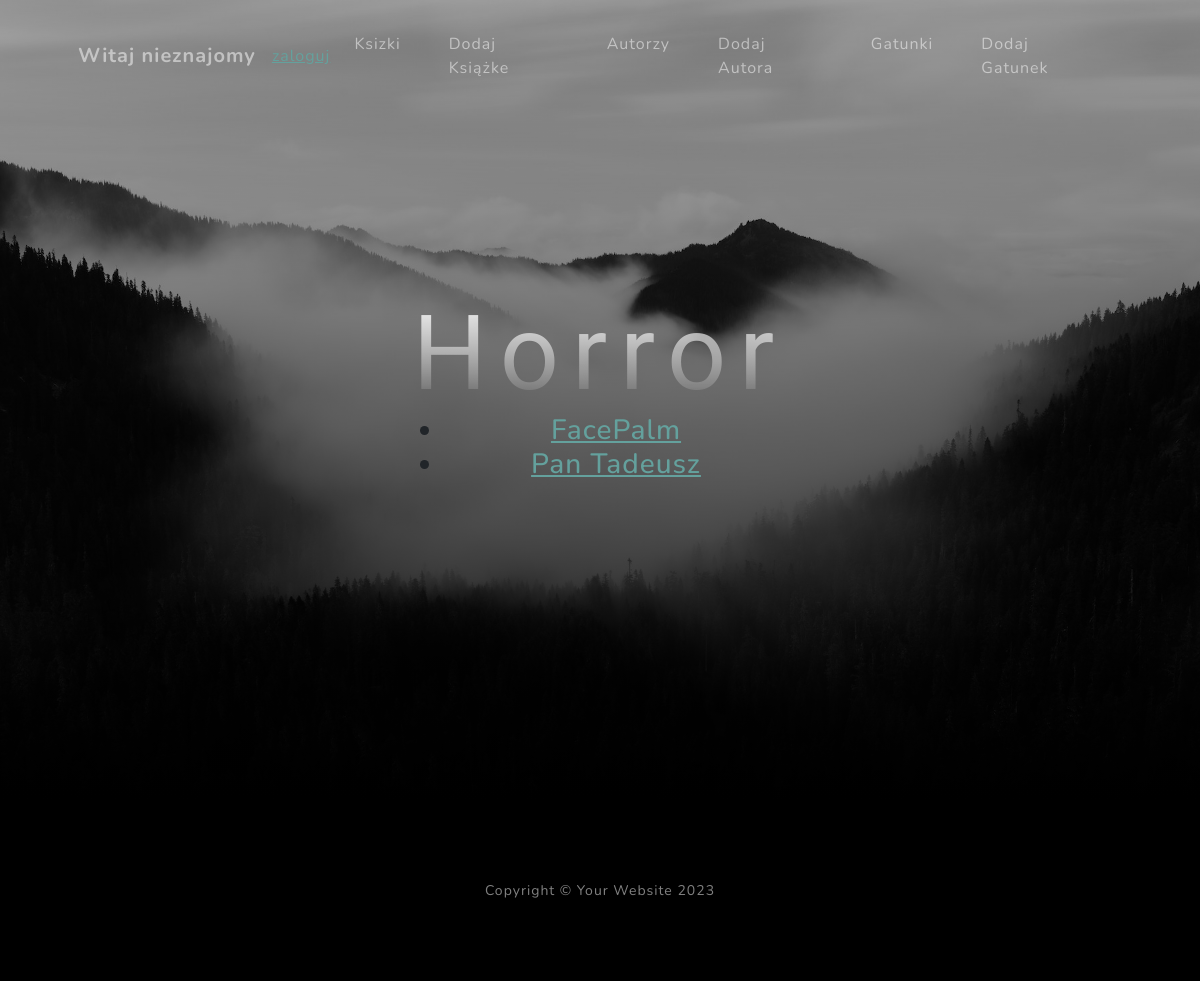
The page /detailGenre/1/ on the database its author committed.
### polka/models.py (models this page shows, shortened)
class Genre(models.Model):
    name = models.CharField(max_length=50)
    def __str__(self):
        return self.name

class Book(models.Model):
    title = models.CharField(max_length=50)
    authors = models.ForeignKey(Author, on_delete=models.CASCADE)
    genres = models.ManyToManyField(Genre)
    def get_absolute_url(self):
        return reverse('detail_book', args=(self.id,))
    def __str__(self):
        return self.title

### polka/views.py (the view)
# urls.py: path('detailGenre/<int:pk>/', views.DetailGenreView.as_view(), name='detail_genre'),
class DetailGenreView(View):
    def get(self, request, pk):
        genre = Genre.objects.get(pk=pk)
        return render(request, 'detail_genre_view.html', {'genre': genre})

### templates/detail_genre_view.html
{% extends 'index.html' %}
{% block zawartosc %}
    <h1>{{ genre }}</h1>
    <h3>
    {% include 'list.html' with object_list=genre.book_set.all %}
    </h3>
{% endblock %}

### templates/list.html
<ul>
    {% for obj in object_list %}
        <li><a href="{{ obj.get_absolute_url }}"> {{ obj }}</a></li>
    {% endfor %}
</ul>

### rows shown on the page
Genre: name "Horror"
Book: title "FacePalm"
Book: title "Pan Tadeusz"
